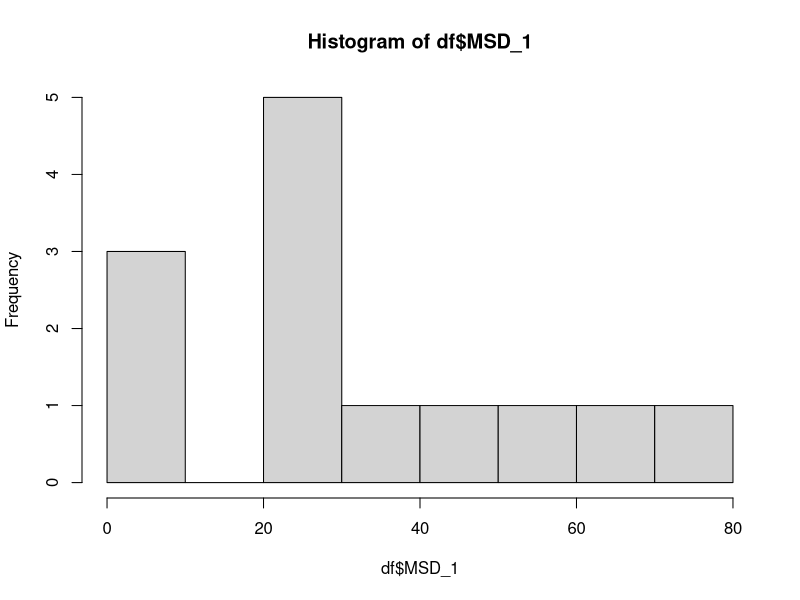

Write R code to recreate this figure.


library(data.table)
library(plyr)

# Raw Data
data.MSD <- read.csv(file="ilc_mdsd03.csv", header=TRUE, sep=",", stringsAsFactors=FALSE)
data.MSD
str(data.MSD)

data.LE <- read.csv(file="demo_mlexpecedu_1_Data.csv", header=TRUE, sep=",", stringsAsFactors=FALSE)
data.LE
str(data.LE)

# Tidy Data

attach(data.MSD)
attach(data.LE)

DT.MSD <- data.table(data.MSD)
DT.LE <- data.table(data.LE)

tables()

data.MSD.primary <- DT.MSD[DT.MSD$TIME == "2016" & DT.MSD$ISCED11 == "Less than primary, primary and lower secondary education (levels 0-2)", ] 
data.MSD.primary[ , c("AGE","UNIT", "TIME", "SEX", "Flag.and.Footnotes", "ISCED11") := NULL]
data.MSD.primary <- data.MSD.primary[order(data.MSD.primary[,"GEO"]), ]
df.MSD.primary <- as.data.frame(data.MSD.primary)
df.MSD.primary
df.MSD.primary <- df.MSD.primary[-grep(":",df.MSD.primary$Value),]
df.MSD.primary

data.MSD.secondary <- DT.MSD[DT.MSD$TIME == "2016" & DT.MSD$ISCED11 == "Upper secondary and post-secondary non-tertiary education (levels 3 and 4)", ] 
data.MSD.secondary[ , c("AGE","UNIT", "TIME", "SEX", "Flag.and.Footnotes", "ISCED11") := NULL]
df.MSD.secondary <- as.data.frame(data.MSD.secondary)
df.MSD.secondary <- df.MSD.secondary[-grep(":",df.MSD.secondary$Value),]
df.MSD.secondary

data.MSD.tertiary <- DT.MSD[DT.MSD$TIME == "2016" & DT.MSD$ISCED11 == "Tertiary education (levels 5-8)", ] 
data.MSD.tertiary[ , c("AGE","UNIT", "TIME", "SEX", "Flag.and.Footnotes", "ISCED11") := NULL]
df.MSD.tertiary <- as.data.frame(data.MSD.tertiary)
df.MSD.tertiary <- df.MSD.tertiary[-grep(":",df.MSD.tertiary$Value),]
df.MSD.tertiary

data.LE.primary <- DT.LE[DT.LE$TIME == "2015" & DT.LE$ISCED11 == "Less than primary, primary and lower secondary education (levels 0-2)", ] 
data.LE.primary[ , c("AGE","UNIT", "TIME", "SEX", "Flag.and.Footnotes", "ISCED11") := NULL]
data.LE.primary
data.LE.primary <- data.LE.primary[-grep(":",data.LE.primary$Value),]
data.LE.primary

data.LE.secondary <- DT.LE[DT.LE$TIME == "2015" & DT.LE$ISCED11 == "Upper secondary and post-secondary non-tertiary education (levels 3 and 4)", ] 
data.LE.secondary[ , c("AGE","UNIT", "TIME", "SEX", "Flag.and.Footnotes", "ISCED11") := NULL]
data.LE.secondary
data.LE.secondary <- data.LE.secondary[-grep(":",data.LE.secondary$Value),]
data.LE.secondary

data.LE.tertiary <- DT.LE[DT.LE$TIME == "2015" & DT.LE$ISCED11 == "Tertiary education (levels 5-8)", ] 
data.LE.tertiary[ , c("AGE","UNIT", "TIME", "SEX", "Flag.and.Footnotes", "ISCED11") := NULL]
data.LE.tertiary
data.LE.tertiary <- data.LE.tertiary[-grep(":",data.LE.tertiary$Value),]
data.LE.tertiary

df <- join_all(list(df.MSD.primary ,
              df.MSD.secondary, 
              df.MSD.tertiary,
              data.LE.primary,
              data.LE.secondary,
              data.LE.tertiary), 
         by='GEO', type='left')
class(df)
df
df <- df[complete.cases(df), ]
colnames(df) <- c("Country", "MSD_1", "MSD_2", "MSD_3", "LE_1", "LE_2", "LE_3")
df

df$MSD_1 <- as.numeric(as.character(df$MSD_1))
hist(df$MSD_1)














